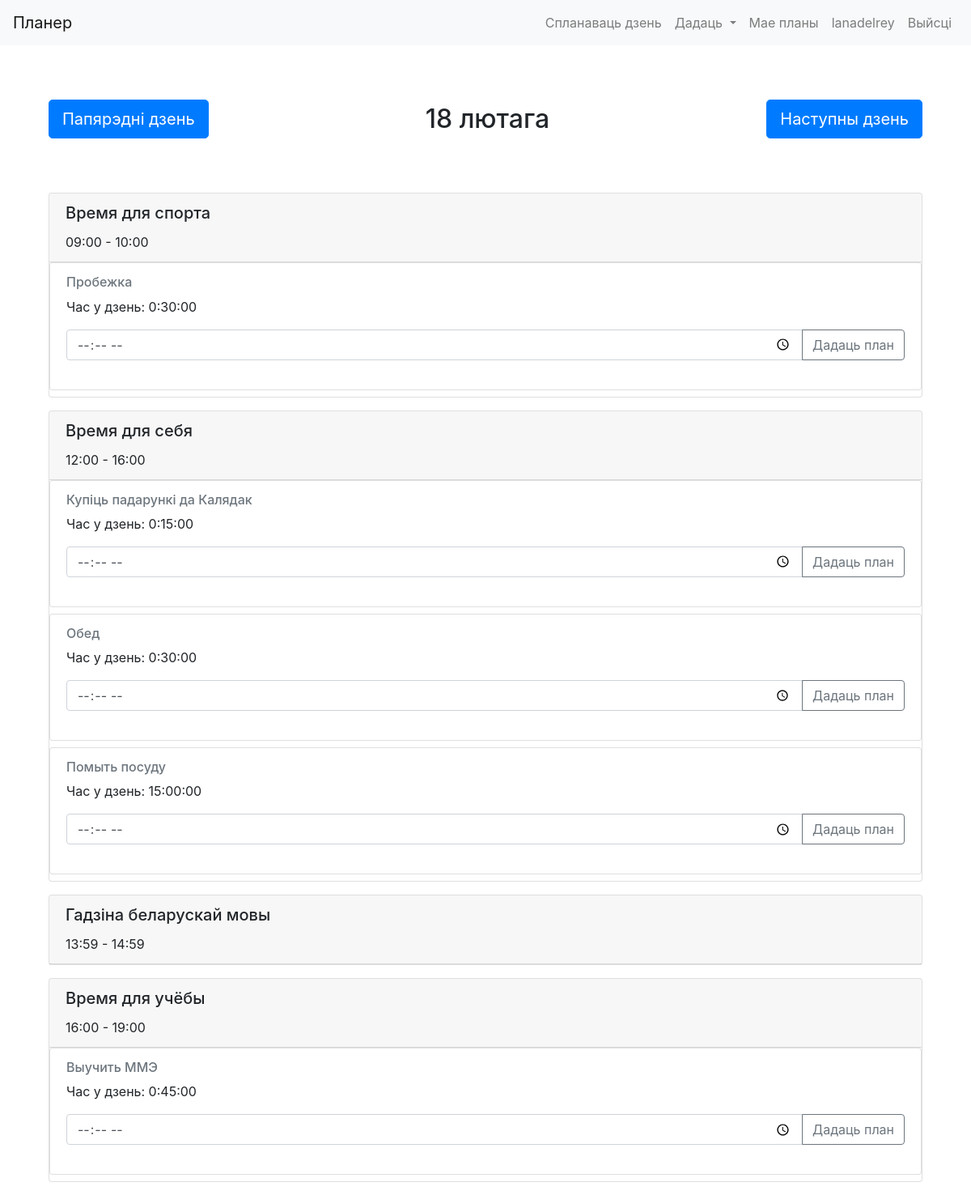
Screenshot of /calendar/day/2024/2/18/ (signed in) with the database file from the repository.
### cal/models.py (models this page shows, shortened)
class Hour(models.Model):
    user = models.ForeignKey(User, on_delete=models.CASCADE, related_name="hours")
    name = models.CharField(max_length=63)
    start_time_monday = models.TimeField(null=True, blank=True)
    end_time_monday = models.TimeField(null=True, blank=True)
    start_time_tuesday = models.TimeField(null=True, blank=True)
    end_time_tuesday = models.TimeField(null=True, blank=True)
    start_time_wednesday = models.TimeField(null=True, blank=True)
    end_time_wednesday = models.TimeField(null=True, blank=True)
    start_time_thursday = models.TimeField(null=True, blank=True)
    end_time_thursday = models.TimeField(null=True, blank=True)
    start_time_friday = models.TimeField(null=True, blank=True)
    end_time_friday = models.TimeField(null=True, blank=True)
    start_time_saturday = models.TimeField(null=True, blank=True)
    end_time_saturday = models.TimeField(null=True, blank=True)
    start_time_sunday = models.TimeField(null=True, blank=True)
    end_time_sunday = models.TimeField(null=True, blank=True)
    def __str__(self):
        return f"{self.name}"

class Plan(models.Model):
    user = models.ForeignKey(User, on_delete=models.CASCADE, related_name="plans")
    name = models.CharField(max_length=63)
    time_a_day = models.DurationField()
    hour = models.ForeignKey(Hour, on_delete=models.CASCADE, related_name="plans")

### cal/views.py (the view)
# urls.py: path('day/<int:year>/<int:month>/<int:day>/', views.plan_day, name="day_view"),
@login_required
def plan_day(request, year=None, month=None, day=None):
    if year is None or month is None or day is None:
        today = datetime.today()
        return HttpResponseRedirect(reverse('cal:day_view', args=(today.year, today.month, today.day)))
    hours = Hour.objects.filter(user=request.user)
    date = datetime(year, month, day)
    next_date = date + timedelta(days=1)
    prev_date = date - timedelta(days=1)
    weekday=date.strftime('%A').lower()
    hours_displayed = {}
    for hour in hours:
        start_time = getattr(hour, f'start_time_{weekday}')
        end_time = getattr(hour, f'end_time_{weekday}')
        if start_time != None:
            hours_displayed[hour] = (start_time, end_time)
    hours_displayed = dict(sorted(hours_displayed.items(), key=lambda item: item[1][0]))
    return render(request, 'cal/day.html', {
        'date':date,
        'hours':hours_displayed,
        'next_date': next_date,
        'prev_date': prev_date
    })

### cal/templates/cal/day.html (shortened to what this page needs)
{% extends "cal/layout.html" %}
{% block content %}
<div class="container py-5">
    <div class="d-flex justify-content-between align-items-center">
        <a class="btn btn-primary btn-lg" href="{% url 'cal:day_view' year=prev_date.year month=prev_date.month day=prev_date.day %}">
             Папярэдні дзень
        </a>
        <h2 class="text-center my-4">{{ date|date:"d F" }}</h2>
        <a class="btn btn-primary btn-lg" href="{% url 'cal:day_view' year=next_date.year month=next_date.month day=next_date.day %}">
            Наступны дзень
        </a>
    </div>
</div>
  <div class="container">
    {% for hour, times in hours.items %}
        <div class="card mb-3">
            <div class="card-header">
                <h5 class="card-title">{{ hour }}</h5>
                <p class="card-text"> {{ times.0|date:"H:i" }} - {{ times.1|date:"H:i" }}</p>
            </div>
            {% for plan in hour.plans.all %}
                <div class="card mb-2">
                    <div class="card-body">
                        <h6 class="card-subtitle mb-2 text-muted">{{ plan.name }}</h6>
                        <p class="card-text">Час у дзень: {{ plan.time_a_day}}</p>
                            <form method="post" action="{% url 'cal:add_event' %}">
                                <div class="input-group mb-3">
                                    <input type="time" name="start_time" class="form-control">
                                    <div class="input-group-append">
                                        <input type="submit" value="Дадаць план" class="btn btn-outline-secondary">
                                    </div>
                                </div>
                            </form>
                    </div>
                </div>
            {% endfor %}
        </div>
      {% endfor %}
  </div>
{% endblock %}

### cal/templates/cal/layout.html (shortened to what this page needs)
{% load static %}
<!DOCTYPE html>
<html lang="be">
<head>
    <link href="https://stackpath.bootstrapcdn.com/bootstrap/4.3.1/css/bootstrap.min.css" rel="stylesheet">
    <link rel="stylesheet" href="{% static 'cal/styles.css' %}">
</head>
<body>
    <nav class="navbar navbar-expand-lg navbar-light bg-light">
        <a class="navbar-brand" href="{% url 'cal:index' %}">Планер</a>
        <div class="collapse navbar-collapse justify-content-end" id="navbarNav">
            <ul class="navbar-nav align-items-center">
                <li class="nav-item">
                    <a class="nav-link" href="{% url 'cal:today' %}">Спланаваць дзень</a>
                </li>
                <li class="nav-item dropdown">
                    <a class="nav-link dropdown-toggle" href="#" id="navbarDropdown" role="button" data-toggle="dropdown" aria-haspopup="true" aria-expanded="false">
                        Дадаць
                    </a>
                </li>
                <li class="nav-item">
                    <a class="nav-link" href="{% url 'cal:view_plans' %}">Мае планы</a>
                </li>
                <li class="nav-item">
                    <a class="nav-link" href="{% url 'index' %}">{{ user.username }}</a>
                </li>
                <li class="nav-item">
                    <a class="nav-link" href="{% url 'logout' %}">Выйсці</a>
                </li>
            </ul>
        </div>
    </nav>
    <div class="container">
        {% block content %}
        {% endblock content %}
    </div>
</body>
</html>

### rows the page displays
Hour: name "Время для спорта", start_time_sunday "09:00", end_time_sunday "10:00"
Plan: name "Пробежка", time_a_day "0:30:00"
Hour: name "Время для себя", start_time_sunday "12:00", end_time_sunday "16:00"
Plan: name "Купіць падарункі да Калядак", time_a_day "0:15:00"
Plan: name "Обед", time_a_day "0:30:00"
Plan: name "Помыть посуду", time_a_day "15:00:00"
Hour: name "Гадзіна беларускай мовы", start_time_sunday "13:59", end_time_sunday "14:59"
Hour: name "Время для учёбы", start_time_sunday "16:00", end_time_sunday "19:00"
Plan: name "Выучить ММЭ", time_a_day "0:45:00"

### other values shown
{{ user.username }} "lanadelrey"
{{ date|date:"d F" }} "18 лютага"
